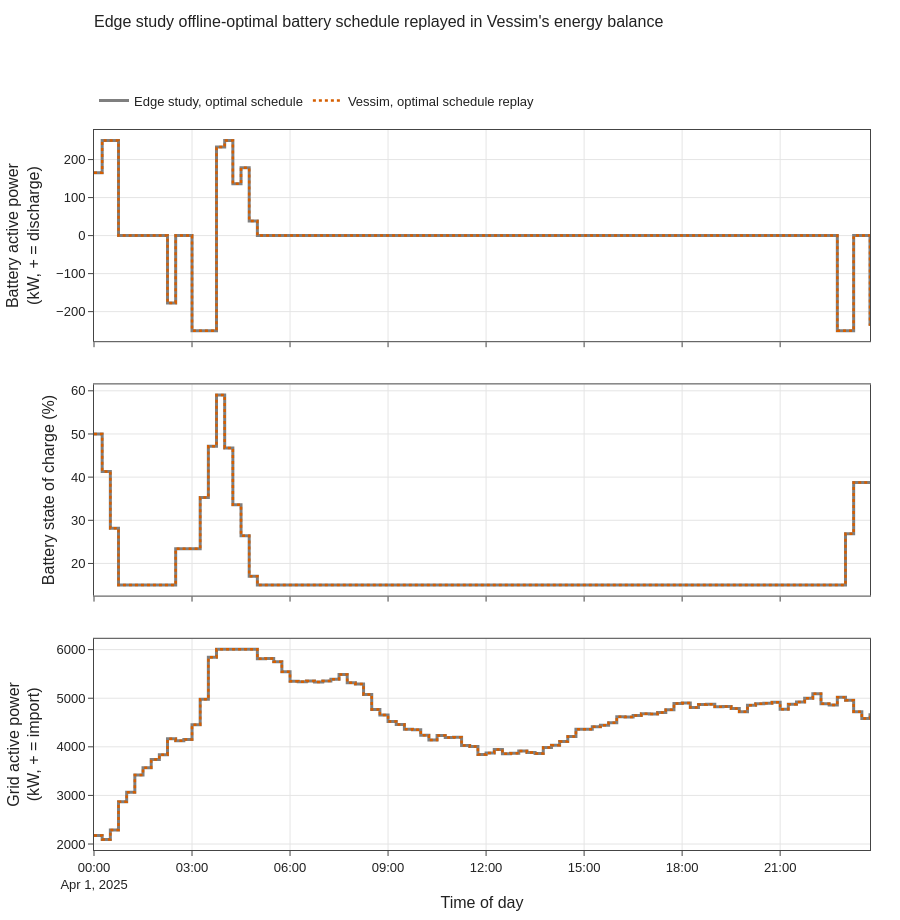

Notebook code cell kept with this figure:
### Markdown cell above
### 3.5 Offline-optimal schedule replay

### Code cell
fig = vp.stacked_panels(
    [("Battery active power (kW, + = discharge)",
      {"Edge study, optimal schedule": edge_lp.battery_kw,
       "Vessim, optimal schedule replay": runs["Vessim, optimal schedule replay"].battery_kw}),
     ("Battery state of charge (%)",
      {"Edge study, optimal schedule": edge_lp.soc * 100,
       "Vessim, optimal schedule replay": runs["Vessim, optimal schedule replay"].soc * 100}),
     ("Grid active power (kW, + = import)",
      {"Edge study, optimal schedule": edge_lp.grid_kw,
       "Vessim, optimal schedule replay": runs["Vessim, optimal schedule replay"].grid_kw})],
    title="Edge study offline-optimal battery schedule replayed in Vessim's energy balance")
fig.show()
vp.save(fig, OUT / "fig_lp_replay")
